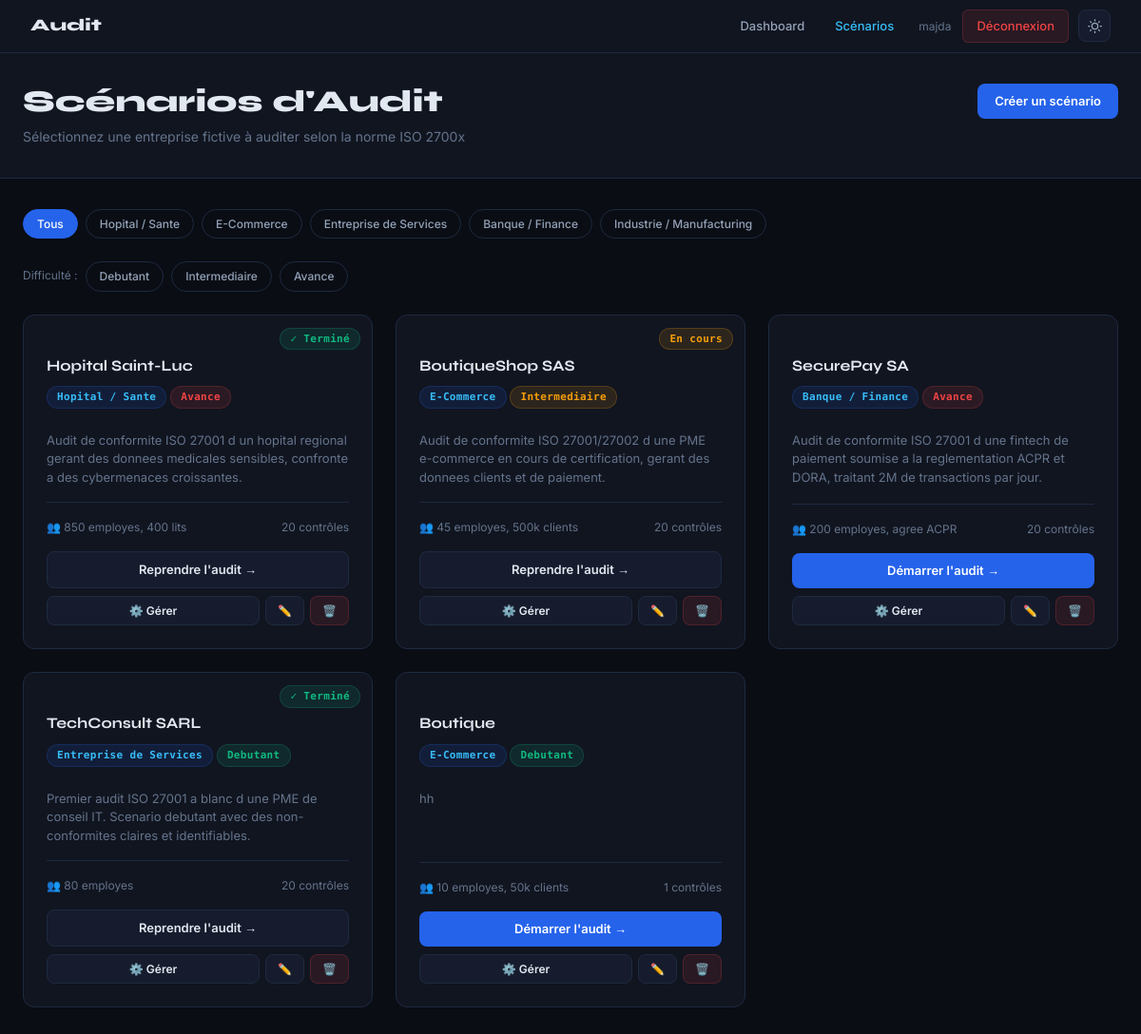
The page /scenarios/ (signed in) on the database its author committed.
### audit_app/models.py (models this page shows, shortened)
class AuditSession(models.Model):
    STATUS_CHOICES = [
        ('en_cours', 'En cours'),
        ('termine', 'Termine'),
    ]
    user = models.ForeignKey(User, on_delete=models.CASCADE, related_name='audit_sessions')
    scenario = models.ForeignKey(Scenario, on_delete=models.CASCADE)
    status = models.CharField(max_length=20, choices=STATUS_CHOICES, default='en_cours')
    score = models.IntegerField(default=0)
    max_score = models.IntegerField(default=0)
    started_at = models.DateTimeField(auto_now_add=True)
    completed_at = models.DateTimeField(null=True, blank=True)
    class Meta:
        verbose_name = "Session d'Audit"
        verbose_name_plural = "Sessions d'Audit"
        ordering = ['-started_at']

class Scenario(models.Model):
    SECTOR_CHOICES = [
        ('hopital', 'Hopital / Sante'),
        ('ecommerce', 'E-Commerce'),
        ('entreprise', 'Entreprise de Services'),
        ('banque', 'Banque / Finance'),
        ('industrie', 'Industrie / Manufacturing'),
    ]
    DIFFICULTY_CHOICES = [
        ('debutant', 'Debutant'),
        ('intermediaire', 'Intermediaire'),
        ('avance', 'Avance'),
    ]
    title = models.CharField(max_length=200)
    sector = models.CharField(max_length=50, choices=SECTOR_CHOICES)
    difficulty = models.CharField(max_length=20, choices=DIFFICULTY_CHOICES, default='intermediaire')
    description = models.TextField()
    company_name = models.CharField(max_length=100)
    company_size = models.CharField(max_length=50)
    company_context = models.TextField()
    audit_objective = models.TextField()
    sector_icon = models.CharField(max_length=10, default='E')  # text abbreviation, no emoji
    is_active = models.BooleanField(default=True)
    created_at = models.DateTimeField(auto_now_add=True)
    class Meta:
        verbose_name = "Scenario"
        verbose_name_plural = "Scenarios"

### audit_app/views.py (the view)
# urls.py: path('scenarios/', views.scenario_list, name='scenario_list'),
@login_required
def scenario_list(request):
    sector_filter = request.GET.get('sector', '')
    difficulty_filter = request.GET.get('difficulty', '')
    scenarios = Scenario.objects.filter(is_active=True)
    if sector_filter:
        scenarios = scenarios.filter(sector=sector_filter)
    if difficulty_filter:
        scenarios = scenarios.filter(difficulty=difficulty_filter)
    raw_sessions = AuditSession.objects.filter(user=request.user)
    user_sessions = {s.scenario_id: s for s in raw_sessions}
    ctx = {
        'scenarios': scenarios,
        'user_sessions': user_sessions,
        'sector_choices': Scenario.SECTOR_CHOICES,
        'difficulty_choices': Scenario.DIFFICULTY_CHOICES,
        'sector_filter': sector_filter,
        'difficulty_filter': difficulty_filter,
    }
    return render(request, 'audit_app/scenario_list.html', ctx)

### audit_app/templates/audit_app/scenario_list.html (shortened to what this page needs)
{% extends 'audit_app/base.html' %}
{% block content %}
<div class="page-header">
  <div class="container">
    <div class="flex-between"><div><h1>Scénarios d'Audit</h1></div><a href="{% url 'scenario_create' %}" class="btn btn-primary">Créer un scénario</a></div>
    <p class="text-muted mt-1">Sélectionnez une entreprise fictive à auditer selon la norme ISO 2700x</p>
  </div>
</div>
<div class="page">
  <div class="container">
    <div class="filter-bar">
      <a href="{% url 'scenario_list' %}" class="filter-btn {% if not sector_filter and not difficulty_filter %}active{% endif %}">Tous</a>
      {% for val, label in sector_choices %}
      <a href="?sector={{ val }}" class="filter-btn {% if sector_filter == val %}active{% endif %}">{{ label }}</a>
      {% endfor %}
    </div>
    <div class="filter-bar">
      <span style="color:var(--text-muted);font-size:12px;padding:5px 0;">Difficulté :</span>
      {% for val, label in difficulty_choices %}
      <a href="?difficulty={{ val }}" class="filter-btn {% if difficulty_filter == val %}active{% endif %}">{{ label }}</a>
      {% endfor %}
    </div>
    <div class="grid-3">
      {% for scenario in scenarios %}
      <div class="scenario-card">
        {% for sid, sess in user_sessions.items %}
          {% if sess.scenario_id == scenario.id %}
          <div class="already-started">
            {% if sess.status == 'termine' %}
            <span class="badge badge-green">✓ Terminé</span>
            {% else %}
            <span class="badge badge-orange">En cours</span>
            {% endif %}
          </div>
          {% endif %}
        {% endfor %}
        <div class="scenario-title">{{ scenario.company_name }}</div>
        <div>
          <span class="badge badge-blue mb-1">{{ scenario.get_sector_display }}</span>
          <span class="badge {% if scenario.difficulty == 'debutant' %}badge-green{% elif scenario.difficulty == 'intermediaire' %}badge-orange{% else %}badge-red{% endif %} mb-1">
            {{ scenario.get_difficulty_display }}
          </span>
        </div>
        <p class="scenario-desc mt-2">{{ scenario.description }}</p>
        <div class="scenario-meta">
          <div class="flex-between mb-2">
            <span style="font-size:12px;color:var(--text-muted)">👥 {{ scenario.company_size }}</span>
            <span style="font-size:12px;color:var(--text-muted)">{{ scenario.scenario_controls.count }} contrôles</span>
          </div>
          {% if scenario.id in user_sessions %}
            {% for sid, sess in user_sessions.items %}
            {% if sess.scenario_id == scenario.id %}
            <a href="{% url 'audit_overview' sess.id %}" class="btn btn-secondary" style="width:100%;justify-content:center;">
              Reprendre l'audit →
            </a>
            {% endif %}
          {% endfor %}
          {% else %}
          <a href="{% url 'start_audit' scenario.id %}" class="btn btn-primary" style="width:100%;justify-content:center;">
            Démarrer l'audit →
          </a>
          {% endif %}
          <div style="display:flex;gap:6px;margin-top:8px;">
            <a href="{% url 'scenario_add_controls' scenario.id %}" class="btn btn-secondary btn-sm" style="flex:1;justify-content:center;" title="Gérer les contrôles">⚙️ Gérer</a>
            <a href="{% url 'scenario_edit' scenario.id %}" class="btn btn-secondary btn-sm" title="Modifier">✏️</a>
            <a href="{% url 'scenario_delete' scenario.id %}" class="btn btn-sm" style="background:rgba(239,68,68,.1);color:var(--red);border:1px solid rgba(239,68,68,.2);" title="Supprimer">🗑️</a>
          </div>
        </div>
      </div>
      {% endfor %}
    </div>
  </div>
</div>
{% endblock %}

### audit_app/templates/audit_app/base.html (shortened to what this page needs)
<!DOCTYPE html>
<html lang="fr" id="html-root">
<head>
</head>
<body>
{% if user.is_authenticated %}
<nav class="navbar">
  <a href="{% url 'dashboard' %}" class="navbar-brand">
    Audit
  </a>
  <div class="nav-links">
    <a href="{% url 'dashboard' %}" {% if request.resolver_match.url_name == 'dashboard' %}class="active"{% endif %}>Dashboard</a>
    <a href="{% url 'scenario_list' %}" {% if request.resolver_match.url_name == 'scenario_list' %}class="active"{% endif %}>Scénarios</a>
    <span style="color:var(--text-muted); font-size:12px; margin: 0 8px;">{{ user.username }}</span>
    <a href="{% url 'logout' %}" class="btn-logout">Déconnexion</a>
    <button class="theme-toggle" onclick="toggleTheme()" title="Changer le theme" aria-label="Basculer theme clair/sombre">
    </button>
  </div>
</nav>
{% endif %}
<main>
  {% block content %}{% endblock %}
</main>
</body>
</html>

### audit_app/templates/audit_app/base.html (style rules this page uses)
:root { --bg: #0a0d14; --surface: #111520; --surface2: #161c2d; --border: #1e2a40; --accent: #2563eb; --accent2: #38bdf8; --green: #10b981; --red: #ef4444; --orange: #f59e0b; --purple: #8b5cf6; --text: #e2e8f0; --text-muted: #64748b; --text-dim: #94a3b8; --font-head: 'Syne', sans-serif; --font-mono: 'DM Mono', monospace; --font-body: 'Inter', sans-serif; }
.theme-toggle { width: 34px; height: 34px; border-radius: 8px; border: 1px solid var(--border); background: var(--surface2); color: var(--text-dim); cursor: pointer; display: flex; align-items: center; justify-content: center; flex-shrink: 0; margin-left: 6px; }
.theme-toggle svg { width: 15px; height: 15px; fill: none; stroke: currentColor; stroke-width: 2; stroke-linecap: round; stroke-linejoin: round; }
html:not(.light) .icon-sun { display: block; }
body, .navbar, .card, .form-control, .badge, .stat-box, .alert, .radio-option, .progress-bar, hr { transition: background-color .2s, border-color .2s, color .2s; }
* { box-sizing: border-box; margin: 0; padding: 0; }
body { font-family: var(--font-body); background: var(--bg); color: var(--text); min-height: 100vh; font-size: 14px; line-height: 1.6; }
.navbar { background: var(--surface); border-bottom: 1px solid var(--border); padding: 0 2rem; display: flex; align-items: center; justify-content: space-between; height: 56px; position: sticky; top: 0; z-index: 100; }
.navbar-brand { font-family: var(--font-head); font-weight: 800; font-size: 1.1rem; color: var(--text); text-decoration: none; display: flex; align-items: center; gap: 8px; }
.nav-links { display: flex; align-items: center; gap: 4px; }
.nav-links a { color: var(--text-dim); text-decoration: none; padding: 6px 14px; border-radius: 6px; font-size: 13px; font-weight: 500; transition: all .15s; }
.nav-links a.active { color: var(--accent2); }
.btn-logout { background: rgba(239,68,68,.1); color: var(--red) !important; border: 1px solid rgba(239,68,68,.2); }
.container { max-width: 1200px; margin: 0 auto; padding: 0 1.5rem; }
.page { padding: 2rem 0; }
.badge { display: inline-flex; align-items: center; gap: 4px; padding: 2px 10px; border-radius: 20px; font-size: 11px; font-weight: 600; font-family: var(--font-mono); letter-spacing: .03em; }
.badge-green { background: rgba(16,185,129,.12); color: var(--green); border: 1px solid rgba(16,185,129,.2); }
.badge-red { background: rgba(239,68,68,.12); color: var(--red); border: 1px solid rgba(239,68,68,.2); }
.badge-orange { background: rgba(245,158,11,.12); color: var(--orange); border: 1px solid rgba(245,158,11,.2); }
.badge-blue { background: rgba(37,99,235,.12); color: var(--accent2); border: 1px solid rgba(37,99,235,.2); }
.btn { display: inline-flex; align-items: center; gap: 6px; padding: 8px 18px; border-radius: 8px; font-size: 13px; font-weight: 600; cursor: pointer; border: none; text-decoration: none; transition: all .15s; font-family: var(--font-body); }
.btn-primary { background: var(--accent); color: #fff; }
.btn-secondary { background: var(--surface2); color: var(--text); border: 1px solid var(--border); }
.btn-sm { padding: 5px 12px; font-size: 12px; }
h1 { font-family: var(--font-head); font-weight: 800; font-size: 2rem; line-height: 1.1; }
.text-muted { color: var(--text-muted); }
.grid-3 { display: grid; grid-template-columns: repeat(3, 1fr); gap: 1.5rem; }
.flex-between { display: flex; justify-content: space-between; align-items: center; }
.mt-1 { margin-top: .5rem; }
.mt-2 { margin-top: 1rem; }
.mb-1 { margin-bottom: .5rem; }
.mb-2 { margin-bottom: 1rem; }

### rows shown on the page
Scenario: company_name "Hopital Saint-Luc", sector "Hopital / Sante", difficulty "Avance", description "Audit de conformite ISO 27001 d un hopital regional gerant des donnees medicales sensibles, confronte a des cybermenaces croissantes.", company_size "850 employes, 400 lits", scenario_controls.count "20"
AuditSession: status "✓ Terminé", shows "Reprendre l'audit →"
Scenario: company_name "BoutiqueShop SAS", sector "E-Commerce", difficulty "Intermediaire", description "Audit de conformite ISO 27001/27002 d une PME e-commerce en cours de certification, gerant des donnees clients et de paiement.", company_size "45 employes, 500k clients", scenario_controls.count "20"
AuditSession: status "En cours", shows "Reprendre l'audit →"
Scenario: company_name "SecurePay SA", sector "Banque / Finance", difficulty "Avance", description "Audit de conformite ISO 27001 d une fintech de paiement soumise a la reglementation ACPR et DORA, traitant 2M de transactions par jour.", company_size "200 employes, agree ACPR", scenario_controls.count "20", shows "Démarrer l'audit →"
Scenario: company_name "TechConsult SARL", sector "Entreprise de Services", difficulty "Debutant", description "Premier audit ISO 27001 a blanc d une PME de conseil IT. Scenario debutant avec des non-conformites claires et identifiables.", company_size "80 employes", scenario_controls.count "20"
AuditSession: status "✓ Terminé", shows "Reprendre l'audit →"
Scenario: company_name "Boutique", sector "E-Commerce", difficulty "Debutant", description "hh", company_size "10 employes, 50k clients", scenario_controls.count "1", shows "Démarrer l'audit →"

### other values the page prints
{{ user.username }} "majda"
{{ label }} "Hopital / Sante" "E-Commerce" "Entreprise de Services" "Banque / Finance" "Industrie / Manufacturing"
{{ label }} "Debutant" "Intermediaire" "Avance"
